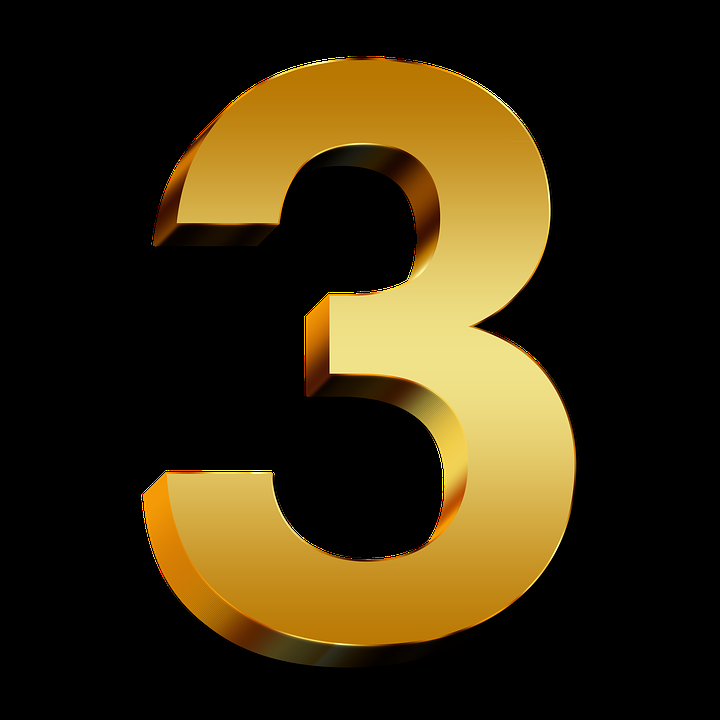
#> input picture identifingnumber/colimg2.png, 720 x 720 px
$ jupyter execute --allow-errors identifingnumber.ipynb
#> lines starting #> are read from the running program, lines starting #| are printed output that depends on the picture; after the words box and inside, x2 and y2 are one past the last pixel; in counts of white or black regions, pixels touching at a corner belong together
[cell 1]
import cv2
import pytesseract

# Load the image
img = cv2.imread('colimg2.png')
#> img is the input picture: shape (720, 720, 3); mean B, G, R 14.8, 42.1, 54.3

# Convert the image to grayscale
gray = cv2.cvtColor(img, cv2.COLOR_BGR2GRAY)
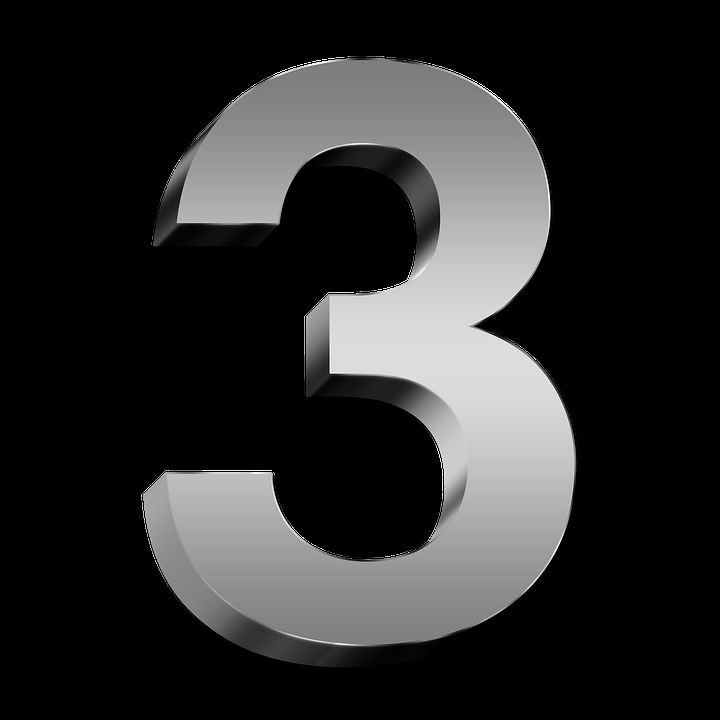
#> gray: shape (720, 720); min 0, max 255, mean 42.6

# Apply image processing techniques to improve the image quality
gray = cv2.medianBlur(gray, 3)
gray = cv2.threshold(gray, 0, 255, cv2.THRESH_BINARY + cv2.THRESH_OTSU)[1]
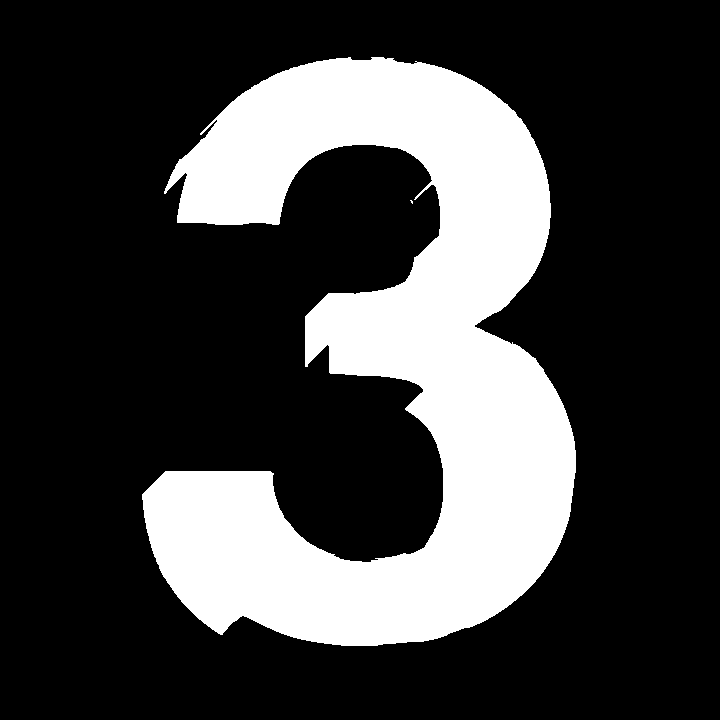
#> gray: shape (720, 720); 24.9% white; 2 white regions (1 under 20 px), largest, box (x1, y1, x2, y2) and area: (142, 57, 576, 646) 128853

# Use pytesseract to recognize the text in the image
#> (the rest of this cell did not finish here and is left out)
